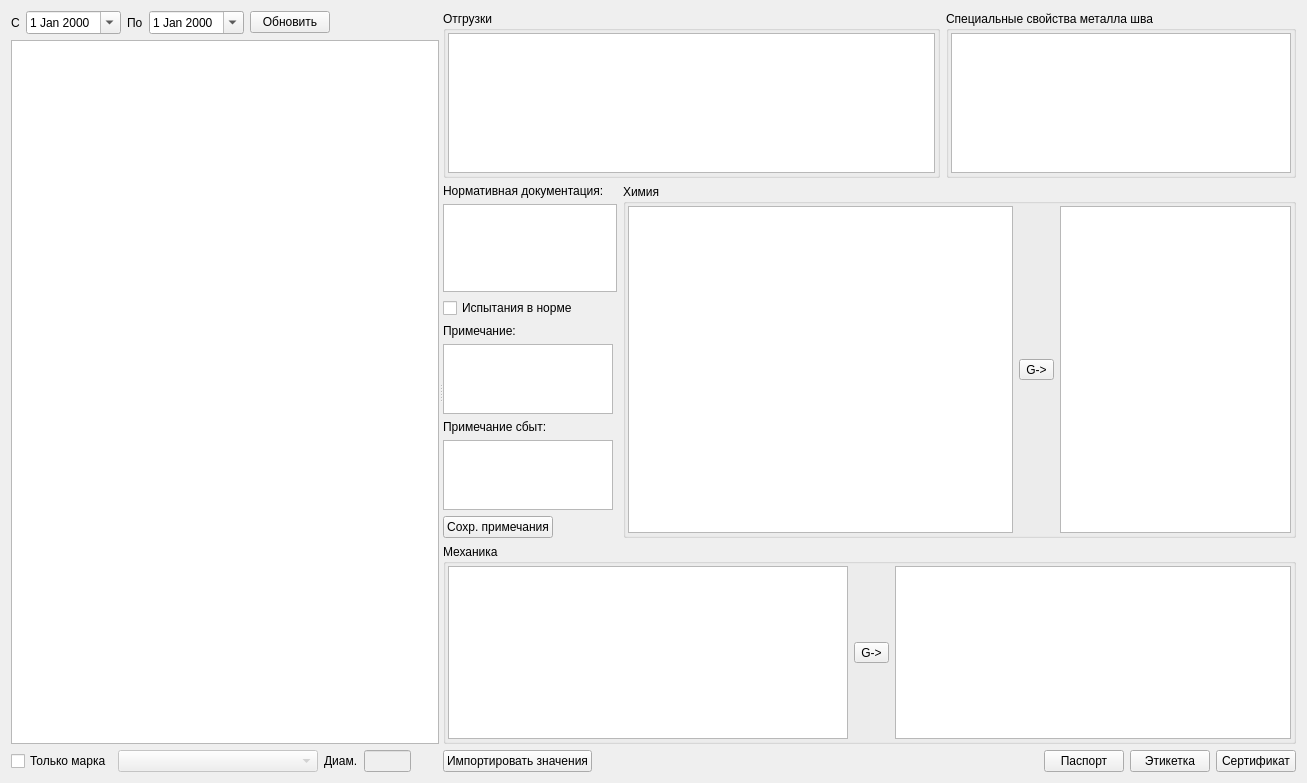
<?xml version="1.0" encoding="UTF-8"?>
<ui version="4.0">
 <class>FormPartEl</class>
 <widget class="QWidget" name="FormPartEl">
  <property name="geometry">
   <rect>
    <x>0</x>
    <y>0</y>
    <width>1307</width>
    <height>783</height>
   </rect>
  </property>
  <property name="windowTitle">
   <string>Form</string>
  </property>
  <layout class="QVBoxLayout" name="verticalLayout_6">
   <item>
    <widget class="QSplitter" name="splitter">
     <property name="orientation">
      <enum>Qt::Orientation::Horizontal</enum>
     </property>
     <widget class="QWidget" name="layoutWidget">
      <layout class="QVBoxLayout" name="verticalLayout_4">
       <item>
        <layout class="QHBoxLayout" name="horizontalLayout">
         <item>
          <widget class="QLabel" name="label">
           <property name="text">
            <string>С</string>
           </property>
          </widget>
         </item>
         <item>
          <widget class="QDateEdit" name="dateEditBeg">
           <property name="calendarPopup">
            <bool>true</bool>
           </property>
          </widget>
         </item>
         <item>
          <widget class="QLabel" name="label_2">
           <property name="text">
            <string>По</string>
           </property>
          </widget>
         </item>
         <item>
          <widget class="QDateEdit" name="dateEditEnd">
           <property name="calendarPopup">
            <bool>true</bool>
           </property>
          </widget>
         </item>
         <item>
          <widget class="QPushButton" name="pushButtonUpd">
           <property name="text">
            <string>Обновить</string>
           </property>
          </widget>
         </item>
         <item>
          <spacer name="horizontalSpacer_2">
           <property name="orientation">
            <enum>Qt::Orientation::Horizontal</enum>
           </property>
           <property name="sizeHint" stdset="0">
            <size>
             <width>40</width>
             <height>20</height>
            </size>
           </property>
          </spacer>
         </item>
        </layout>
       </item>
       <item>
        <widget class="RestTableView" name="tableViewPart">
         <property name="selectionMode">
          <enum>QAbstractItemView::SelectionMode::SingleSelection</enum>
         </property>
         <property name="selectionBehavior">
          <enum>QAbstractItemView::SelectionBehavior::SelectRows</enum>
         </property>
         <attribute name="verticalHeaderVisible">
          <bool>false</bool>
         </attribute>
        </widget>
       </item>
       <item>
        <layout class="QHBoxLayout" name="horizontalLayout_2">
         <item>
          <widget class="QCheckBox" name="checkBoxMarkOnly">
           <property name="sizePolicy">
            <sizepolicy hsizetype="Maximum" vsizetype="Fixed">
             <horstretch>0</horstretch>
             <verstretch>0</verstretch>
            </sizepolicy>
           </property>
           <property name="text">
            <string>Только марка</string>
           </property>
          </widget>
         </item>
         <item>
          <widget class="RestComboBox" name="comboBoxMark">
           <property name="enabled">
            <bool>false</bool>
           </property>
           <property name="minimumSize">
            <size>
             <width>200</width>
             <height>0</height>
            </size>
           </property>
          </widget>
         </item>
         <item>
          <widget class="QLabel" name="label_3">
           <property name="sizePolicy">
            <sizepolicy hsizetype="Maximum" vsizetype="Preferred">
             <horstretch>0</horstretch>
             <verstretch>0</verstretch>
            </sizepolicy>
           </property>
           <property name="text">
            <string>Диам.</string>
           </property>
          </widget>
         </item>
         <item>
          <widget class="QLineEdit" name="lineEditDiam">
           <property name="enabled">
            <bool>false</bool>
           </property>
           <property name="maximumSize">
            <size>
             <width>60</width>
             <height>16777215</height>
            </size>
           </property>
          </widget>
         </item>
         <item>
          <spacer name="horizontalSpacer_3">
           <property name="orientation">
            <enum>Qt::Orientation::Horizontal</enum>
           </property>
           <property name="sizeHint" stdset="0">
            <size>
             <width>40</width>
             <height>20</height>
            </size>
           </property>
          </spacer>
         </item>
        </layout>
       </item>
      </layout>
     </widget>
     <widget class="QWidget" name="layoutWidget">
      <layout class="QVBoxLayout" name="verticalLayout_5">
       <item>
        <layout class="QHBoxLayout" name="horizontalLayout_3">
         <item>
          <widget class="QGroupBox" name="groupBox_2">
           <property name="maximumSize">
            <size>
             <width>16777215</width>
             <height>200</height>
            </size>
           </property>
           <property name="title">
            <string>Отгрузки</string>
           </property>
           <layout class="QVBoxLayout" name="verticalLayout_2">
            <property name="leftMargin">
             <number>2</number>
            </property>
            <property name="topMargin">
             <number>2</number>
            </property>
            <property name="rightMargin">
             <number>2</number>
            </property>
            <property name="bottomMargin">
             <number>2</number>
            </property>
            <item>
             <widget class="RestTableView" name="tableViewShip">
              <attribute name="verticalHeaderVisible">
               <bool>false</bool>
              </attribute>
             </widget>
            </item>
           </layout>
          </widget>
         </item>
         <item>
          <widget class="QGroupBox" name="groupBox">
           <property name="maximumSize">
            <size>
             <width>350</width>
             <height>200</height>
            </size>
           </property>
           <property name="title">
            <string>Специальные свойства металла шва</string>
           </property>
           <layout class="QVBoxLayout" name="verticalLayout">
            <property name="leftMargin">
             <number>2</number>
            </property>
            <property name="topMargin">
             <number>2</number>
            </property>
            <property name="rightMargin">
             <number>2</number>
            </property>
            <property name="bottomMargin">
             <number>2</number>
            </property>
            <item>
             <widget class="RestTableView" name="tableViewMechx"/>
            </item>
           </layout>
          </widget>
         </item>
        </layout>
       </item>
       <item>
        <layout class="QHBoxLayout" name="horizontalLayout_5">
         <item>
          <layout class="QVBoxLayout" name="verticalLayout_3">
           <item>
            <widget class="QLabel" name="label_4">
             <property name="sizePolicy">
              <sizepolicy hsizetype="Maximum" vsizetype="Preferred">
               <horstretch>0</horstretch>
               <verstretch>0</verstretch>
              </sizepolicy>
             </property>
             <property name="text">
              <string>Нормативная документация:</string>
             </property>
            </widget>
           </item>
           <item>
            <widget class="QListView" name="listViewTu">
             <property name="maximumSize">
              <size>
               <width>200</width>
               <height>100</height>
              </size>
             </property>
            </widget>
           </item>
           <item>
            <widget class="QCheckBox" name="checkBoxOk">
             <property name="sizePolicy">
              <sizepolicy hsizetype="Maximum" vsizetype="Fixed">
               <horstretch>0</horstretch>
               <verstretch>0</verstretch>
              </sizepolicy>
             </property>
             <property name="text">
              <string>Испытания в норме</string>
             </property>
            </widget>
           </item>
           <item>
            <widget class="QLabel" name="label_5">
             <property name="text">
              <string>Примечание:</string>
             </property>
            </widget>
           </item>
           <item>
            <widget class="QPlainTextEdit" name="plainTextEditPrim">
             <property name="maximumSize">
              <size>
               <width>170</width>
               <height>80</height>
              </size>
             </property>
            </widget>
           </item>
           <item>
            <widget class="QLabel" name="label_6">
             <property name="sizePolicy">
              <sizepolicy hsizetype="Maximum" vsizetype="Preferred">
               <horstretch>0</horstretch>
               <verstretch>0</verstretch>
              </sizepolicy>
             </property>
             <property name="text">
              <string>Примечание сбыт:</string>
             </property>
            </widget>
           </item>
           <item>
            <widget class="QPlainTextEdit" name="plainTextEditPrimProd">
             <property name="maximumSize">
              <size>
               <width>170</width>
               <height>80</height>
              </size>
             </property>
            </widget>
           </item>
           <item>
            <widget class="QPushButton" name="pushButtonSave">
             <property name="sizePolicy">
              <sizepolicy hsizetype="Maximum" vsizetype="Fixed">
               <horstretch>0</horstretch>
               <verstretch>0</verstretch>
              </sizepolicy>
             </property>
             <property name="text">
              <string>Сохр. примечания</string>
             </property>
            </widget>
           </item>
          </layout>
         </item>
         <item>
          <widget class="QGroupBox" name="groupBox_3">
           <property name="title">
            <string>Химия</string>
           </property>
           <layout class="QHBoxLayout" name="horizontalLayout_4">
            <property name="leftMargin">
             <number>2</number>
            </property>
            <property name="topMargin">
             <number>2</number>
            </property>
            <property name="rightMargin">
             <number>2</number>
            </property>
            <property name="bottomMargin">
             <number>2</number>
            </property>
            <item>
             <widget class="RestTableView" name="tableViewChemSrc">
              <property name="minimumSize">
               <size>
                <width>385</width>
                <height>0</height>
               </size>
              </property>
             </widget>
            </item>
            <item>
             <widget class="QToolButton" name="toolButtonChem">
              <property name="text">
               <string>G-&gt;</string>
              </property>
             </widget>
            </item>
            <item>
             <widget class="RestTableView" name="tableViewChem"/>
            </item>
           </layout>
          </widget>
         </item>
        </layout>
       </item>
       <item>
        <widget class="QGroupBox" name="groupBox_4">
         <property name="sizePolicy">
          <sizepolicy hsizetype="Preferred" vsizetype="Expanding">
           <horstretch>0</horstretch>
           <verstretch>0</verstretch>
          </sizepolicy>
         </property>
         <property name="minimumSize">
          <size>
           <width>0</width>
           <height>200</height>
          </size>
         </property>
         <property name="title">
          <string>Механика</string>
         </property>
         <layout class="QHBoxLayout" name="horizontalLayout_6">
          <property name="leftMargin">
           <number>2</number>
          </property>
          <property name="topMargin">
           <number>2</number>
          </property>
          <property name="rightMargin">
           <number>2</number>
          </property>
          <property name="bottomMargin">
           <number>2</number>
          </property>
          <item>
           <widget class="RestTableView" name="tableViewMechSrc">
            <property name="minimumSize">
             <size>
              <width>400</width>
              <height>0</height>
             </size>
            </property>
           </widget>
          </item>
          <item>
           <widget class="QToolButton" name="toolButtonMech">
            <property name="text">
             <string>G-&gt;</string>
            </property>
           </widget>
          </item>
          <item>
           <widget class="RestTableView" name="tableViewMech"/>
          </item>
         </layout>
        </widget>
       </item>
       <item>
        <layout class="QHBoxLayout" name="horizontalLayout_7">
         <item>
          <widget class="QPushButton" name="pushButtonImport">
           <property name="text">
            <string>Импортировать значения</string>
           </property>
          </widget>
         </item>
         <item>
          <spacer name="horizontalSpacer">
           <property name="orientation">
            <enum>Qt::Orientation::Horizontal</enum>
           </property>
           <property name="sizeHint" stdset="0">
            <size>
             <width>40</width>
             <height>20</height>
            </size>
           </property>
          </spacer>
         </item>
         <item>
          <widget class="QPushButton" name="pushButtonPasport">
           <property name="text">
            <string>Паспорт</string>
           </property>
          </widget>
         </item>
         <item>
          <widget class="QPushButton" name="pushButtonLabel">
           <property name="text">
            <string>Этикетка</string>
           </property>
          </widget>
         </item>
         <item>
          <widget class="QPushButton" name="pushButtonCert">
           <property name="text">
            <string>Сертификат</string>
           </property>
          </widget>
         </item>
        </layout>
       </item>
      </layout>
     </widget>
    </widget>
   </item>
  </layout>
 </widget>
 <customwidgets>
  <customwidget>
   <class>RestTableView</class>
   <extends>QTableView</extends>
   <header>rest/resttableview.h</header>
  </customwidget>
  <customwidget>
   <class>RestComboBox</class>
   <extends>QComboBox</extends>
   <header>rest/restcombobox.h</header>
  </customwidget>
 </customwidgets>
 <resources/>
 <connections/>
</ui>
